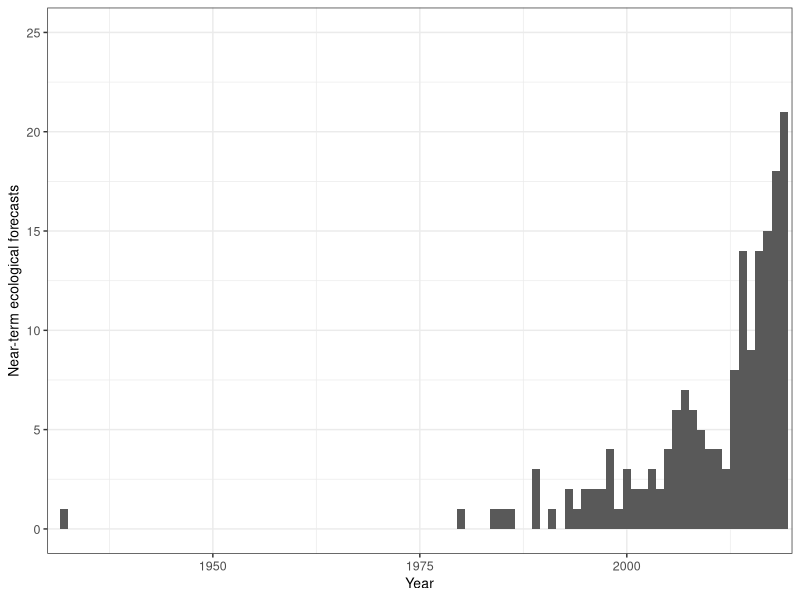

This figure's R source: (Note: this script raises an error after producing the figure.)
## ---- chunk 1
knitr::opts_chunk$set(echo = TRUE)
#Load required packages
library(tidyverse)
library(lubridate)
library(colorspace)
library(ggpubr)
library(RColorBrewer)
## ---- chunk 2
#Load data
complete_forecasts <- read.csv("../Data/complete_dataset_with_source.csv") #Load data
#Plot the number of papers published per year
tiff("../Figures/Pubs_year_noEco.tif", width = 3, height = 3, units = "in",res = 800, compression="lzw")
complete_forecasts%>%
  ggplot()+
  geom_histogram(aes(x = Year),binwidth = 1)+
  theme_bw()+
  xlab("Year")+
  ylab("Near-term ecological forecasts")+
  ylim(0,25)+
  scale_x_continuous(limits = c(1930,2020), expand = c(0,0))+
  theme(text=element_text(size=10,  family="Helvetica"),
        axis.text = element_text(size = 9, family="Helvetica"))
dev.off()
## ---- chunk 3
#Load data
complete_forecasts <- read.csv("../Data/complete_dataset_with_source.csv")


###
# Panel A: Map
###

#Gather background map data
WorldData <- map_data('world') %>% 
  fortify()

#Load colorblind-friendly palette
safe_colorblind_palette <- c("#661100", "#AA4499", "#DDCC77", "#117733","#44AA99","#999933","#332288", "#88CCEE", "#CC6677","#888888")
colors = lighten(safe_colorblind_palette, amount = .2) #Lighten the colors of the colorblind-friendly palette

#Create separate dataframe for mapping
for_map <- complete_forecasts
#Create a vector of coordinates 
coords <- for_map$Coords
#Problem this loop solves: multipoint forecasts have multiple coordinate pairs separated by a semicolon. Here, we add columns to the for_map dataframe separating out all coordinates for a given paper
for(i in 1:(max(str_count(for_map$Coords, ";"), na.rm = T)+1)){
  stops <- regexpr(pattern = ";",coords)
  stops[stops == -1] <- 10000L
  coords_i <- substr(coords, start = 1, stop = stops-1)
  for_map[nchar(coords_i)>0&!is.na(coords_i), paste0("Long",i)] <- as.numeric(sub("-*[0-9]+.[0-9]+,","",coords_i))[nchar(coords_i)>0&!is.na(coords_i)]
  for_map[nchar(coords_i)>0&!is.na(coords_i), paste0("Lat",i)] <- as.numeric(sub(", -*[0-9]+.[0-9]+","",coords_i))[nchar(coords_i)>0&!is.na(coords_i)]
  inds <- regexpr(pattern = ";",coords)
  inds[inds == -1]<-NA
  coords <- substr(coords, start = inds + 2, stop = 10000L)
}
#The previous loop added numerous columns of latitude and longitude to the for_map dataframe. Here we gather all of those columns into one column for latitude and one column for longitude, creating a longer dataframe
for_map2 = for_map%>%
  pivot_longer(cols = num_range("Lat", 1:max(str_count(for_map$Coords, ";")+1, na.rm = T)), names_to = "Lat_num", values_to= "Lat")%>%
  pivot_longer(cols = num_range("Long", 1:max(str_count(for_map$Coords, ";")+1, na.rm = T)), names_to = "Long_num", values_to = "Long")%>%
  filter(sub("[a-z]+","",Lat_num)==sub("[a-z]+","",Long_num, ""))%>%
  filter(!Spat_scale == "global")

#We want to plot a different symbol for regional and national forecasts than for point and multipoint forecasts. Here, we create a grouping variable that specifies whether (1) or not (0) the forecast scale is regional/national 
for_map2$Region <- NA
for_map2$Region[for_map2$Spat_scale %in% c("regional","national")] <- 1
for_map2$Region[for_map2$Spat_scale %in% c("point","multipoint")]<-0

#Create a world map of the forecast sites in this analysis
map <- ggplot() +
  geom_map(data = WorldData, map = WorldData,
                  aes(map_id=region),
                  fill = "white", colour = "#7f7f7f", size=0.5)+
  coord_map("rectangular", lat0=0, xlim=c(-180,180), ylim = c(-90,90))+
  geom_point(data = for_map2%>%filter(Region == 1), aes(Long, Lat, fill = Ecosystem), shape = 21, color = "white", size = 6, alpha  =.3, stroke = .5, show.legend = F)+
  geom_point(data = for_map2%>%filter(Region == 0), aes(Long, Lat, fill = Ecosystem), shape = 21, color = "white", size = 2.5, alpha  =1, stroke = .5, show.legend = F)+
  geom_point(aes(x = c(-300,-300), y=c(-300,-300),size = c("point or multipoint","regional or national"), alpha = c("point or multipoint","regional or national")), shape = 21, color = "white",fill = "grey20")+
  xlab(NULL) + ylab(NULL) +
  scale_fill_manual(breaks = c("agricultural", "atmosphere", "desert", "forest", "freshwater", "grassland", "marine", "tundra", "urban", "other", "NA"), values = colors, na.translate = T, na.value = "grey50", name = "Ecosystem")+
  theme_void()+
  theme(legend.title = element_blank(), 
    legend.position = c(.15,.4),
    text=element_text(size=10,  family="Helvetica"),
    plot.margin = margin(0, 0, 0, 0, "cm"),
    legend.box.background = element_rect(fill = "white", color = "white"))+
  guides(size = guide_legend(override.aes = list(size = c(3,6))),alpha = guide_legend(override.aes = list(alpha = c(1,.3))))


###
# Panel B: Spatial scale barplot
###

#Make "ecosystem" a factor, enabling us to order the levels as we choose
complete_forecasts$Ecosystem <- factor(complete_forecasts$Ecosystem, levels = c("agricultural","desert","grassland","forest","atmosphere","freshwater","marine","tundra","urban","other"))
#Make "Spat_scale" (the spatial scale of the forecast) a factor, enabling us to order the levels as we choose
complete_forecasts$Spat_scale<- factor(complete_forecasts$Spat_scale, levels = c("point","multipoint","regional","national","global"))
#Plot the distribution of papers across spatial scales, with colors indicating ecosystem type
extent <- complete_forecasts%>%
  ggplot(aes(x = Spat_scale, fill = Ecosystem))+
  scale_fill_manual(breaks = c("agricultural", "atmosphere", "desert", "forest", "freshwater", "grassland", "marine", "tundra", "urban", "other", "NA"), values = colors, na.translate = T, na.value = "grey50", name = "Ecosystem")+
  xlab("Spatial extent")+
  geom_bar(show.legend = F)+
  ylab("Papers (n)")+
  theme_light()+
  theme(text=element_text(size=10,  family="Helvetica"))


###
# Generate legend for combined plot
###

# To generate the legend for the combined plot with the correct formatting, we create a "dummy" plot that will not be included and extract the legend from this plot

#Function to extract legend
g_legend<-function(a.gplot){
  tmp <- ggplot_gtable(ggplot_build(a.gplot))
  leg <- which(sapply(tmp$grobs, function(x) x$name) == "guide-box")
  legend <- tmp$grobs[[leg]]
  return(legend)}
#"Dummy" plot from which the legend will be extracted
class <- complete_forecasts%>%
  ggplot(aes(x = Class, fill = Ecosystem))+
  geom_bar()+
  scale_fill_manual(breaks = c("agricultural", "atmosphere", "desert", "forest", "freshwater", "grassland", "marine", "tundra", "urban", "other", "NA"), values = colors, na.translate = T, na.value = "grey50", name = "Ecosystem",guide = guide_legend(position = "bottom", nrow = 2))+
  theme(text=element_text(size=10,  family="Helvetica"))
#The extracted legend is saved as "legend_fill"
legend_fill <- g_legend(class)


###
# Panel C: Forecast variable class barplot
###

#Plot the distribution of forecasts across "class" (i.e., biogeochemical, organismal, or both)
class <- complete_forecasts%>%
  ggplot(aes(x = Class, fill = Ecosystem))+
  geom_bar(show.legend = F)+
  scale_fill_manual(breaks = c("agricultural", "atmosphere", "desert", "forest", "freshwater", "grassland", "marine", "tundra", "urban", "other", "NA"), values = colors, na.translate = T, na.value = "grey50", name = "Ecosystem")+
  ylab("Papers (n)")+
  theme_light()+
  theme(text=element_text(size=10,  family="Helvetica"))


###
# Assemble combined plot and save as jpeg
###

tiff("../Figures/Map_composite.tif",width = 6, height = 5.5, units = "in", res = 800, compression="lzw")
ggarrange(map, ggarrange(extent, class, labels = c("b","c"), label.y = c(1.2,1.2), nrow = 1, widths = c(1.4,1)), legend_fill, nrow = 3, heights = c(6.2,3,1.5), labels = "a")
dev.off()


###
# Calculate summary statistics for descriptive analysis
###

#Calculate the number and percentage of forecast sites in the northern hemisphere
north_analysis <- for_map2$Lat[!is.na(for_map2$Lat)] #Select latitudes that are not NA
sum(north_analysis>0) #Number of forecast sites with latitudes that are >0
sum(north_analysis>0)/length(north_analysis)*100 #Percentage of forecast sites with latitudes that are >0

#Calculate the number and percentage of papers that have a point scale
sum(complete_forecasts$Spat_scale=="point") #Number
sum(complete_forecasts$Spat_scale=="point")/nrow(complete_forecasts)*100 #Percentage

#Calculate the number and percentage of papers that have a regional scale
sum(complete_forecasts$Spat_scale=="regional") #Number
sum(complete_forecasts$Spat_scale=="regional")/nrow(complete_forecasts)*100 #Percentage

#Calculate the number and percentage of forecast papers that predict organismal variables
sum(complete_forecasts$Class=="organismal"|complete_forecasts$Class=="both") #Number
sum(complete_forecasts$Class=="organismal"|complete_forecasts$Class=="both")/nrow(complete_forecasts)*100 #Percentage

#Calculate the number and percentage of forecast papers that predict biogeocehmical variables
sum(complete_forecasts$Class=="biogeochemical"|complete_forecasts$Class=="both") #Number
sum(complete_forecasts$Class=="biogeochemical"|complete_forecasts$Class=="both")/nrow(complete_forecasts)*100 #Percentage

#Calculate the number and percentage of forecast papers that predict both organismal and biogeochemical variables
sum(complete_forecasts$Class=="both") #Number
sum(complete_forecasts$Class=="both")/nrow(complete_forecasts)*100 #Percentage

#Calculate the number and percentage of forecast papers for marine ecosystems
sum(complete_forecasts$Ecosystem=="marine") #Number
sum(complete_forecasts$Ecosystem=="marine")/nrow(complete_forecasts) #Percentage

#Calculate the number and percentage of forecast papers for freshwater ecosystems
sum(complete_forecasts$Ecosystem=="freshwater") #Number
sum(complete_forecasts$Ecosystem=="freshwater")/nrow(complete_forecasts) #Percentage

#Calculate the number and percentage of forecast papers for agricultural ecosystems
sum(complete_forecasts$Ecosystem=="agricultural") #Number
sum(complete_forecasts$Ecosystem=="agricultural")/nrow(complete_forecasts) #Percentage
## ---- chunk 4
#Load data
complete_forecasts <- read.csv("../Data/complete_dataset_with_source.csv")

#Number of fish forecasts
length(complete_forecasts$Vars_ident[grepl("catch|fish|pollock|salmon|anchovy|walleye|herring|trout|carp",complete_forecasts$Vars_ident, ignore.case = T)]) - 3 #subtracting 3 to exclude a paper on lobster catch, a paper on shellfish harvesting, and a paper on rusty crayfish distribution

#Number of phytoplankton forecasts
length(complete_forecasts$Vars_ident[grepl("diatom|cyano|oscillatoria|asterionella|desmus|anab|aphaniz|synecho|cyclo|stephanodiscus|raciborskii|circinale",complete_forecasts$Vars_ident, ignore.case = T)])

#Number of chlorophyll forecasts
length(complete_forecasts$Vars_ident[grepl("chl",complete_forecasts$Vars_ident, ignore.case = T)])

#Number of evapotranspiration forecasts
length(complete_forecasts$Vars_ident[grepl("ET |evap",complete_forecasts$Vars_ident,ignore.case = T)])

#Number of pollen forecasts
length(complete_forecasts$Vars_ident[grepl("pollen",complete_forecasts$Vars_ident,ignore.case = T)])

#Number of crop yield forecasts
length(complete_forecasts$Vars_ident[grepl("yield",complete_forecasts$Vars_ident, ignore.case = T)])
## ---- chunk 5
#Load data
complete_forecasts <- read.csv("../Data/complete_dataset_with_source.csv")


###
# Time step
###

#Create a dataframe to organize timesteps into discrete bins
time_bin = complete_forecasts
#Create a new variable to store time bins
time_bin$time_bin = NA

#Some time steps are saved as a single number (in days) while others are saved as a range. First, we need to decide what bin to put the ranges into:
time_bin$Time_step_days[is.na(as.numeric(time_bin$Time_step_days))] #Use this line to examine the non-numeric time steps
time_bin$time_bin[time_bin$Time_step_days == "30-150"] <- "> 1 - 12 months" #A forecast that predicts on a time step of 30-150 days falls within the "> 1 - 12 months" category
time_bin$time_bin[time_bin$Time_step_days == "1,7,15,30"] <- "1 - 30 days" #A forecast that predicts on a time step of 1, 7, 15, and 30 days falls within the "1 - 30 days" category

#Now we can address the numeric timestep data:
#Convert Time_step_days to numeric
time_bin = time_bin %>%
    mutate(Time_step_days = as.numeric(Time_step_days))
# Assign numeric data to categories 
time_bin$time_bin[time_bin$Time_step_days < 1] <- "< 1 day"
time_bin$time_bin[time_bin$Time_step_days == 1] <- "1 day"
time_bin$time_bin[time_bin$Time_step_days > 1 & time_bin$Time_step_days <= 7] <- "2 - 7 days"
time_bin$time_bin[time_bin$Time_step_days > 7 & time_bin$Time_step_days <= 31] <- "8 days - 1 month"
time_bin$time_bin[time_bin$Time_step_days > 31 & time_bin$Time_step_days < 365] <- "> 1 month - 1 year"
time_bin$time_bin[time_bin$Time_step_days == 365] <- "1 year"
time_bin$time_bin[time_bin$Time_step_days > 365 & time_bin$Time_step_days <= 365*5] <- "> 1 year - 5 years"
time_bin$time_bin[time_bin$Time_step_days > 365*5] <- "> 5 years"
#Convert timestep bins to a factor
time_bin$time_bin <- factor(time_bin$time_bin, levels = c("< 1 day","1 day","2 - 7 days","8 days - 1 month","> 1 month - 1 year","1 year","> 1 year - 5 years"))


###
# Forecast horizon
###

##Create a new variable to store horizon bins
time_bin$horiz_bin = NA

# Use this line to examine the non-numeric forecast horizons
time_bin$Horiz_days[is.na(as.numeric(time_bin$Horiz_days))]
time_bin$horiz_bin[time_bin$Horiz_days == "30-150"] <- "> 1 month - 1 year" #A forecast that predicts 30-150 days in the future falls within the "> 1 - 12 months" category
time_bin$horiz_bin[time_bin$Horiz_days == "720 - 1800 (sites had different amounts of data)"] <- "> 1 year - 5 years" #A forecast that predicts 720-1800 days in the future falls within the "> 1 year - 5 years" category
time_bin$horiz_bin[time_bin$Horiz_days == "365 and 3650"] <- "> 5 years - 10 years" #A forecast that predicts 365 and 3650 days in the future falls within the "> 5 years - 10 years" category because the maximum time into the future predicted is 10 years
time_bin$horiz_bin[time_bin$Horiz_days == "7, 3650"] <- "2 - 7 days" #We are assigning this to the 2 - 7 day category because timestep is listed as 1 day and a 1 day timestep is only used for short term forecasts in this paper
time_bin$horiz_bin[time_bin$Horiz_days == "14-77"] <- "> 1 month - 1 year" #A forecast that predicts 14-77 days in the future falls within the "> 1 month - 1 year" category

#Now we can address the numeric forecast horizon data:
#Convert Horiz_days to numeric
time_bin = time_bin %>%
    mutate(Horiz_days = as.numeric(Horiz_days))
# Assign numeric data to categories 
time_bin$horiz_bin[time_bin$Horiz_days < 1] <- "< 1 day"
time_bin$horiz_bin[time_bin$Horiz_days == 1] <- "1 day"
time_bin$horiz_bin[time_bin$Horiz_days > 1 & time_bin$Horiz_days <= 7] <- "2 - 7 days"
time_bin$horiz_bin[time_bin$Horiz_days > 7 & time_bin$Horiz_days <= 31] <- "8 days - 1 month"
time_bin$horiz_bin[time_bin$Horiz_days > 31 & time_bin$Horiz_days < 365] <- "> 1 month - 1 year"
time_bin$horiz_bin[time_bin$Horiz_days == 365] <- "1 year"
time_bin$horiz_bin[time_bin$Horiz_days > 365 & time_bin$Horiz_days <= 365*5] <- "> 1 year - 5 years"
time_bin$horiz_bin[time_bin$Horiz_days > 365*5] <- "> 5 years"
time_bin$horiz_bin <- factor(time_bin$horiz_bin, levels = c( "1 day","2 - 7 days","8 days - 1 month","> 1 month - 1 year","1 year","> 1 year - 5 years", "> 5 years"))

#Convert horizon bins to a factor
time_bin$horiz_bin <- factor(time_bin$horiz_bin, levels = c("1 day","2 - 7 days","8 days - 1 month","> 1 month - 1 year","1 year","> 1 year - 5 years", "> 5 years"))

#Exclude NA values
time_bin_plot = time_bin%>%
  filter(!is.na(horiz_bin),
         !is.na(time_bin))

#Create a dataframe with the number of papers in each time step/forecast horizon combination to add to plot
n = time_bin_plot%>%
  group_by(horiz_bin,time_bin)%>%
  summarise(ns = n())%>%
  mutate(color = ns>20)

#Plot the number of papers in each time step/forecast horizon combination as a heatmap
tiff("../Figures/timestep_heatmap_small.tif",res = 800,width = 3, height = 3, units = "in")
cols <- brewer.pal(n = 9, name = "BuPu")
time_bin_plot%>%
  ggplot(aes(x = horiz_bin, y = time_bin), na.rm = T)+
  geom_bin2d()+
  xlab("Time horizon (days)")+
  ylab("Time step (days)")+
  scale_fill_gradientn(colors = cols)+
  scale_x_discrete(breaks = c( "1 day","2 - 7 days","8 days - 1 month","> 1 month - 1 year","1 year","> 1 year - 5 years","> 5 years"), labels = c("1","2 - 7","8 - 31","32 - 365","365","366 - 1825", ">1825"),drop  =F)+ #Change labels to units of days for interpretability
  scale_y_discrete(breaks = c("< 1 day", "1 day","2 - 7 days","8 days - 1 month","> 1 month - 1 year","1 year","> 1 year - 5 years"), labels = c("< 1", "1","2 - 7","8 - 31","32 - 365","365","366 - 1825"),drop  =F)+ #Change labels to units of days for interpretability
  geom_text(aes(label = ns, color = color), data = n, show.legend = F, size = 3)+ 
  theme_light()+
  theme(text=element_text(size=10,  family="Helvetica"),
        axis.text = element_text(size = 9, family="Helvetica"),
        axis.text.x = element_text(angle = 45, hjust = 1),
        panel.grid.major = element_blank(), 
        panel.grid.minor = element_blank(),
        legend.position = "none")+
  scale_color_manual(values = c("gray40","gray100"))
dev.off()


###
# Statistics
##

#Number and percentage of papers that predicted within one year into the future 
nrow(time_bin%>%filter(horiz_bin %in% c("< 1 day", "1 day","2 - 7 days","8 days - 1 month","> 1 month - 1 year","1 year"))) #number
nrow(time_bin%>%filter(horiz_bin %in% c("< 1 day", "1 day","2 - 7 days","8 days - 1 month","> 1 month - 1 year","1 year")))/nrow(time_bin%>%filter(!is.na(horiz_bin)))*100 #percentage

# Number and percentage of papers that predicted 2–7 days into the future on a daily time step
nrow(time_bin%>%filter(horiz_bin %in% c("2 - 7 days"),time_bin %in% c("1 day"))) #number
nrow(time_bin%>%filter(horiz_bin %in% c("2 - 7 days"),time_bin %in% c("1 day")))/nrow(time_bin%>%filter(!is.na(horiz_bin)))*100 #percentage

# Number and percentage of papers that predicted one year into the future on a yearly timestep
nrow(time_bin%>%filter(horiz_bin %in% c("1 year"),time_bin %in% c("1 year"))) #number
nrow(time_bin%>%filter(horiz_bin %in% c("1 year"),time_bin %in% c("1 year")))/nrow(time_bin%>%filter(!is.na(horiz_bin)))*100 #percentage

#Percentage of papers that predict at a horizon of at least one year in the dataset as a whole
sum(time_bin$horiz_bin %in% c("1 year","> 1 year - 5 years","> 5 years"))/nrow(time_bin%>%filter(!is.na(horiz_bin)))*100
#Percentage of papers that do not evaluate forecasts that predict at a horizon of at least one year
time_bin$Forecast_eval_shown[time_bin$Forecast_eval == 0] <- 0
sum(time_bin$horiz_bin %in% c("1 year","> 1 year - 5 years","> 5 years")&time_bin$Forecast_eval_shown==0)/nrow(time_bin%>%filter(!is.na(horiz_bin),Forecast_eval_shown==0))*100
## ---- chunk 6
#Load data
complete_forecasts <- read.csv("../Data/complete_dataset_with_source.csv")

#Calculate summary statistics for plot
mean_dc<- round(mean(as.numeric(complete_forecasts$Data_coverage)/365, na.rm = T),1) #Mean duration (years)
median_dc <- round(median(as.numeric(complete_forecasts$Data_coverage)/365, na.rm = T),1) #Median duration (years)

#Create a dataframe with text to add to plot
lines = data.frame(c(mean_dc),c(38))
colnames(lines) = c("x","y")
lines$label = c(paste0("Median = ",median_dc, " years \nMean = ", mean_dc, " years"))

#Create a histogram of the amount of data used to create each paper
tiff("../Figures/Years_of_data.tif", res = 800, width = 3, height = 3, units = "in", compression="lzw")
complete_forecasts%>%
  mutate(Year = as.numeric(Year))%>%
  ggplot()+
  geom_histogram(aes(x = as.numeric(Data_coverage)/365),bins = 20)+
  geom_vline(xintercept = c(mean_dc, median_dc), color = "black")+
  geom_text(aes(x = x,y=y,label= label), data = lines, nudge_x = 3, hjust = 0,vjust = 0,color = "grey20", size = 3)+
  xlab("Years of data used to \ncreate forecasting paper")+
  ylab("Number of papers")+
  scale_y_continuous(limits = c(0,46), expand = c(0, 0))+
  theme_light()+
  theme(text=element_text(size=10,  family="Helvetica"),
        axis.text = element_text(size = 9, family="Helvetica"))
dev.off()


###
# Statistics
##

min(as.numeric(complete_forecasts$Data_coverage), na.rm = T) #minimum (in days)
max(as.numeric(complete_forecasts$Data_coverage)/365, na.rm = T) #maximum (in years)

#Number and percentage of papers that used over 10 years of data
sum(as.numeric(complete_forecasts$Data_coverage)>(10*365), na.rm = T) #number
sum(as.numeric(complete_forecasts$Data_coverage)>(10*365), na.rm = T)/nrow(complete_forecasts)*100 #percentage
## ---- chunk 7
#Load data
complete_forecasts <- read.csv("../Data/complete_dataset_with_source.csv")

length(unique(complete_forecasts$Source)) #Number of unique sources

#Create a dataframe with the number of papers from each source
ns = complete_forecasts%>%
  group_by(Source)%>%
  summarize(n = n())

ns$Source[which.max(ns$n)] #Source with the most papers
ns$n[which.max(ns$n)] #Number of papers from the source with the most papers
## ---- chunk 8
#Load data
complete_forecasts <- read.csv("../Data/complete_dataset_with_source.csv")

#Some best practices are already binary variables. Others (automation, uncertainty, and iterative workflows that update model parameters) need to be converted to binary variables for logistic regression
complete_forecasts$Automated_bin <- 0 #Create a variable for binary forecast automation data
complete_forecasts$Automated_bin[complete_forecasts$Automated_yn %in% c("At least one data stream","Yes all data streams")]<-1 #If at least one data stream is automated, the paper counts as being automated
complete_forecasts$Uncert_yn <- as.numeric(!complete_forecasts$Uncert_category == "no") #If the forecast has any sort of uncertainty it counts as demonstrating uncertainty
complete_forecasts$it_no_update_ic <- complete_forecasts$Iterative_yn==1&!complete_forecasts$DA_type%in%c("update IC","autoregressive, so new observed data become predictors for the next timestep","UNK","NA","autoregressive, uses previous observations to predict value at next timestep","previous ten days of driver data used as predictor in model, so it is updating iteratively") #Set up a variable for iterative workflows that do more than just update initial conditions

#If the forecast is not evaluated, sometimes Forecast_eval_shown is set to NA. Here, we change those NAs to 0
complete_forecasts$Forecast_eval_shown[complete_forecasts$Forecast_eval == 0] <- 0


###
# Statistics
###

#Calculate the number and percent of papers that demonstrate each best practice
complete_forecasts%>%
  summarize(aut = sum(Automated_bin)/n(),
            aut_n = sum(Automated_bin),
            eva = sum(Forecast_eval_shown)/n(),
            eva_n = sum(Forecast_eval_shown),
            unc = sum(Uncert_yn)/n(),
            unc_n = sum(Uncert_yn),
            ite = sum(Iterative_yn)/n(),
            ite_n = sum(Iterative_yn),
            ite_no_ic = sum(it_no_update_ic)/n(),
            ite_no_ic_n = sum(it_no_update_ic),
            arc = sum(Archiving_yn)/n(),
            arc_n = sum(Archiving_yn),
            use = sum(End_user_yn)/n(),
            use_n = sum(End_user_yn),
            dat = sum(Drivers_published)/n(),
            dat_n = sum(Drivers_published),
            nul = sum(Null_yn)/n(),
            nul_n = sum(Null_yn),
            prt = sum(Uncert_partition_yn)/n(),
            prt_n = sum(Uncert_partition_yn))

#Calculate how many best practices wach paper demonstrated
total = complete_forecasts%>%
  group_by(Title)%>%
  summarize(aut = sum(Automated_bin)/n(),
            eva = sum(Forecast_eval_shown)/n(),
            unc = sum(Uncert_yn)/n(),
            ite = sum(Iterative_yn)/n(),
            arc = sum(Archiving_yn)/n(),
            use = sum(End_user_yn)/n(),
            dat = sum(Drivers_published)/n(),
            nul = sum(Null_yn)/n(),
            prt = sum(Uncert_partition_yn)/n(),
            Total = sum(aut,eva,unc,ite,arc,use,dat,nul,prt))
summary(as.factor(total$Total)) #Find the number of papers each number of best practices
mean(total$Total) #Mean number of best practies used
median(total$Total) #Median number of best practices used

# Filter out the one paper from 1932
complete_forecasts = complete_forecasts%>%
  filter(Year>1932)

#Perform binary logistic regression for all best practices
aut = glm(Automated_bin~Year, data = complete_forecasts, family = "binomial")
eva = glm(Forecast_eval_shown~Year, data = complete_forecasts, family = "binomial")
unc = glm(Uncert_yn~Year, data = complete_forecasts, family = "binomial")
ite = glm(Iterative_yn~Year, data = complete_forecasts, family = "binomial")
ite_no_ic = glm(it_no_update_ic~Year, data = complete_forecasts, family = "binomial")
arc = glm(Archiving_yn~Year, data = complete_forecasts, family = "binomial")
use = glm(End_user_yn~Year, data = complete_forecasts, family = "binomial")
dat = glm(Drivers_published~Year, data = complete_forecasts, family = "binomial")
nul = glm(Null_yn~Year, data = complete_forecasts, family = "binomial")
prt = glm(Uncert_partition_yn~Year, data = complete_forecasts, family = "binomial")

#Summarize logisitic regression results in one data frame
results = data.frame(var2 = "Include data driven uncertainty")%>%
  full_join(data.frame(summary(unc)$coefficients, var2 = NA)%>% mutate(var = "Include data driven uncertainty"))%>%
  full_join(data.frame(var2 = "Assess and report forecast skill"))%>%
  full_join(data.frame(summary(eva)$coefficients) %>% mutate(var = "Assess and report forecast skill"))%>%
  full_join(data.frame(var2 = "Identify an end user"))%>%
  full_join(data.frame(summary(use)$coefficients) %>% mutate(var = "Identify an end user"))%>%
  full_join(data.frame(var2 = "Make iterative forecasts"))%>%
  full_join(data.frame(summary(ite)$coefficients) %>% mutate(var = "Make iterative forecasts"))%>%
  full_join(data.frame(var2 = "Make iterative forecasts (updating model parameters)"))%>%
  full_join(data.frame(summary(ite_no_ic)$coefficients) %>% mutate(var = "Make iterative forecasts (updating model parameters)"))%>%
  full_join(data.frame(var2 = "Develop automated forecasting workflows"))%>%
  full_join(data.frame(summary(aut)$coefficients) %>% mutate(var = "Develop automated forecasting workflows"))%>%
  full_join(data.frame(var2 = "Make data available"))%>%
  full_join(data.frame(summary(dat)$coefficients) %>% mutate(var = "Make data available"))%>%
  full_join(data.frame(var2 = "Archive forecasts"))%>%
  full_join(data.frame(summary(arc)$coefficients) %>% mutate(var = "Archive forecasts"))%>%
  full_join(data.frame(var2 = "Use null model comparisons"))%>%
  full_join(data.frame(summary(nul)$coefficients) %>% mutate(var = "Use null model comparisons"))%>%
  full_join(data.frame(var2 = "Partition uncertainty"))%>%
  full_join(data.frame(summary(prt)$coefficients) %>% mutate(var = "Partition uncertainty"))%>%
  mutate(param = rep(c(NA,"Intercept","Year"),10))%>% #Label intercept and year rows
  select(var, var2, param, Estimate, Std..Error, z.value, Pr...z..)

results[-c(1,2,3)] = round(results[-c(1,2,3)], 3) #Round p-values to 3 decimal points
results$param[is.na(results$param)]<-results$var2[is.na(results$param)] #Fill in missing best practice names
results%>% #Filter out unnecessary variable names and view final table
  select(-var2, -var)


###
# Plot
###

# Calculate model predictions for plot
x = 1980:2020
probs = predict(aut, list(Year = x), type = "response") #For the first best practice
prob_df = data.frame(var = rep("Automated_bin",length(x)),x=x,probs=probs)
real_name = c("Automated_bin", "Forecast_eval_shown", "Uncert_yn", "Iterative_yn","Archiving_yn", "End_user_yn","Drivers_published", "Null_yn", "Uncert_partition_yn") #Vector of best practice names to merge with complete_forecasts dataset
model = c("aut", "eva","unc","ite","arc","use","dat","nul","prt") #Vector of model names created above
#Loop through all models and generate predictions
for (i in 2:length(model)){
  probs = predict(get(model[i]), list(Year = x), type = "response")
  new = data.frame(var = rep(real_name[i],length(x)),x=x,probs=probs)
  prob_df = prob_df%>%
    full_join(new)
}

#Create a long-formatted dataframe with all best practices in one column
cf = complete_forecasts%>%
  select(Automated_bin, Forecast_eval_shown, Uncert_yn, Iterative_yn, Archiving_yn, End_user_yn, Drivers_published, Null_yn, Uncert_partition_yn, Year)%>%
  pivot_longer(cols = -Year)%>%
  rename(var = name, x = Year)

#Create a vector of names as we would like them in the figure
labs = c("Automate forecasting workflows","Assess and report forecast skill", "Include uncertainty","Make iterative forecasts","Archive forecasts", "Identify an end user","Make data available", "Use null model comparisons", "Partition uncertainty")
names(labs) = real_name #Assign the name of the labs to the best practice name as they are in the data frame (for plotting purposes)

#Convert the best practice variable into a factor in both datasets
prob_df$var = factor(prob_df$var, levels = c("Uncert_yn", "Forecast_eval_shown", "End_user_yn", "Iterative_yn", "Automated_bin", "Drivers_published", "Archiving_yn", "Null_yn", "Uncert_partition_yn"))
cf$var = factor(cf$var, levels = c("Uncert_yn", "Forecast_eval_shown", "End_user_yn", "Iterative_yn", "Automated_bin", "Drivers_published", "Archiving_yn", "Null_yn", "Uncert_partition_yn"))

#Calculate significance levels to add to graph
results = results%>%
  filter(param == "Year")%>%
  select(-var2)%>%
  filter(!var == "Make iterative forecasts (updating model parameters)")%>%
  mutate(sig = "")
results$sig[results$Pr...z..<0.05] <- "*"
results$sig[results$Pr...z..<0.01] <- "**"
results$sig[results$Pr...z..<0.001] <- "***"
#Label the variable for results data frame
results$var <- c("Uncert_yn", "Forecast_eval_shown", "End_user_yn", "Iterative_yn", "Automated_bin", "Drivers_published", "Archiving_yn", "Null_yn", "Uncert_partition_yn")
results$var = factor(results$var) #Convert to factor

#Plot best practices over time with logistic regression results
tiff("../Figures/best_practices_regression.tif",res = 800,width = 6, height = 5, units = "in", compression="lzw")
plot = prob_df%>%
  ggplot(aes(x = x, y = probs))+
  geom_point(aes(y = value), data = cf, alpha = .15, color = "blue")+
  geom_text(aes(x = 2000, y = .85, label = sig), data = results, size = 6)+
  geom_line()+
  ylim(0,1)+
  xlim(1979,2021)+
  facet_wrap(~var, labeller = labeller(var = labs))+
  theme_bw()+
  ylab("Probability")+
  xlab("Year")+
  theme(text=element_text(size=10,  family="Helvetica"),
        axis.text = element_text(size = 9, family="Helvetica"))
plot
dev.off()
## ---- chunk 9
#Load data
complete_forecasts <- read.csv("../Data/complete_dataset_with_source.csv")

#Create separate columns to indicate whether each source of uncertainty was used
complete_forecasts$Driver <- grepl("driver|meteo", complete_forecasts$Uncert_source, ignore.case = T)*1
complete_forecasts$Process <- grepl("process", complete_forecasts$Uncert_source, ignore.case = T)*1
complete_forecasts$Param <- grepl("param", complete_forecasts$Uncert_source, ignore.case = T)*1
complete_forecasts$IC <- grepl("init|ic", complete_forecasts$Uncert_source, ignore.case = T)*1
complete_forecasts$Obs <- grepl("obs", complete_forecasts$Uncert_source, ignore.case = T)*1

#Summarize results
complete_forecasts%>%
  filter(!Uncert_category=="no")%>%
  summarize(driv = sum(Driver)/n(),
            proc = sum(Process)/n(),
            param = sum(Param)/n(),
            ic = sum(IC)/n(),
            obs = sum(Obs)/n())

#Calculate the number and percentage of papers that use data driven uncertainty
complete_forecasts$Uncert_dd <- as.numeric(complete_forecasts$Uncert_category %in% c("data_driven", "propagates", "assimilates"))
sum(complete_forecasts$Uncert_dd) #Number
complete_forecasts$Uncert_yn <- as.numeric(!complete_forecasts$Uncert_category == "no") #If the forecast has any sort of uncertainty it counts as demonstrating uncertainty
sum(complete_forecasts$Uncert_dd)/nrow(complete_forecasts%>%filter(Uncert_yn == 1))*100 #Percentage of papers that use data-driven sources out of those that report uncertainty

#Calculate the total number of forecasts that report uncertainty
sum(complete_forecasts$Uncert_yn)
## ---- chunk 10
#Load data
complete_forecasts <- read.csv("../Data/complete_dataset_with_source.csv")

#If the forecast is not evaluated, sometimes Forecast_eval_shown is set to NA. Here, we change those NAs to 0
complete_forecasts$Forecast_eval_shown[complete_forecasts$Forecast_eval == 0] <- 0

#Create a variable indicating whether RMSE was reported
complete_forecasts$RMSE <- as.numeric(grepl("rmse|root mean squared error|root mean square error",tolower(complete_forecasts$Eval_metrics)))
#Calculate the percent of papers that reported RMSE
sum(complete_forecasts$RMSE)/sum(complete_forecasts$Forecast_eval_shown)*100

#Create a variable indicating whether MAE was reported
complete_forecasts$MAE <- as.numeric(grepl("mae|mean absolute error",tolower(complete_forecasts$Eval_metrics)))
#Calculate the percent of papers that reported MAE
sum(complete_forecasts$MAE)/sum(complete_forecasts$Forecast_eval_shown)*100
## ---- chunk 11
#Load data
complete_forecasts <- read.csv("../Data/complete_dataset_with_source.csv")

#Number of papers that mention a specific end user
sum(complete_forecasts$End_user_yn==1)

#Percentage of forecasts that mention a specific end user that say the end user aided in forecast development
sum(complete_forecasts$End_user_yn==1&complete_forecasts$End_user_partnership==1, na.rm = T)/sum(complete_forecasts$End_user_yn==1)*100
#Percentage of forecasts that mention a specific end user that say forecasts are in use by the end user
sum(complete_forecasts$End_user_yn==1&complete_forecasts$Used_by_stakeholder_yn==1, na.rm = T)/sum(complete_forecasts$End_user_yn==1)*100
#Percentage of papers that mention ethical considerations made in designing the forecast
sum(complete_forecasts$Ethical_considerations ==1, na.rm = T)/nrow(complete_forecasts)*100
#Percentage of forecasts that are in use by an end user that mention ethical considerations made in designing the forecast
sum(complete_forecasts$End_user_yn==1&complete_forecasts$Used_by_stakeholder_yn==1&complete_forecasts$Ethical_considerations==1, na.rm = T)/sum(complete_forecasts$End_user_yn==1&complete_forecasts$Used_by_stakeholder_yn==1, na.rm = T)*100
## ---- chunk 12
#Load data
complete_forecasts <- read.csv("../Data/complete_dataset_with_source.csv")

complete_forecasts$it_ic <- complete_forecasts$Iterative_yn==1&complete_forecasts$DA_type%in%c("update IC","autoregressive, so new observed data become predictors for the next timestep","autoregressive, uses previous observations to predict value at next timestep","previous ten days of driver data used as predictor in model, so it is updating iteratively") #Set up a variable for iterative workflows that do more than just update initial conditions

#Percent of iterative workflows that only updated initial conditions of the model
sum(complete_forecasts$it_ic)/sum(complete_forecasts$Iterative_yn)*100
## ---- chunk 13
#Load data
complete_forecasts <- read.csv("../Data/complete_dataset_with_source.csv")

#Year that papers partitioning uncertainty were published
complete_forecasts$Year[complete_forecasts$Uncert_partition_yn==1]
#Number of papers that partition initial condition uncertainty
sum(complete_forecasts$Uncert_ic_yn[complete_forecasts$Uncert_partition_yn==1])
#Number of papers that partition parameter uncertainty
sum(complete_forecasts$Uncert_param_yn[complete_forecasts$Uncert_partition_yn==1])
#Number of papers that partition process uncertainty
sum(complete_forecasts$Uncert_process_yn[complete_forecasts$Uncert_partition_yn==1])
#Number of papers that partition driver uncertainty
sum(complete_forecasts$Uncert_driver_yn[complete_forecasts$Uncert_partition_yn==1])
#Dominant source of uncertainty for papers that partition uncertainty
complete_forecasts$Uncert_dom[complete_forecasts$Uncert_partition_yn==1]
## ---- chunk 14
#Load data
complete_forecasts <- read.csv("../Data/complete_dataset_with_source.csv")

#Number of papers that archive forecasts
sum(complete_forecasts$Archiving_yn==1)
#Percentage of papers that archive forecasts on Zenodo
sum(grepl("zenodo",complete_forecasts$Repository[complete_forecasts$Archiving_yn==1],ignore.case = T))/sum(complete_forecasts$Archiving_yn==1)*100
## ---- chunk 15
#Load data
complete_forecasts <- read.csv("../Data/complete_dataset_with_source.csv")

#Number of papers that use a null model
sum(complete_forecasts$Null_yn)

#Percentage of papers that use a persistence null model
sum(grepl("persistence",complete_forecasts$Null_type, ignore.case = T))/sum(complete_forecasts$Null_yn)*100
#Percentage of papers that use a climatology null model
sum(grepl("climatology",complete_forecasts$Null_type, ignore.case = T))/sum(complete_forecasts$Null_yn)*100
#Number of papers that use both persistence and climatology null models
sum(grepl("persistence",complete_forecasts$Null_type[grepl("climatology",complete_forecasts$Null_type, ignore.case = T)], ignore.case = T))
